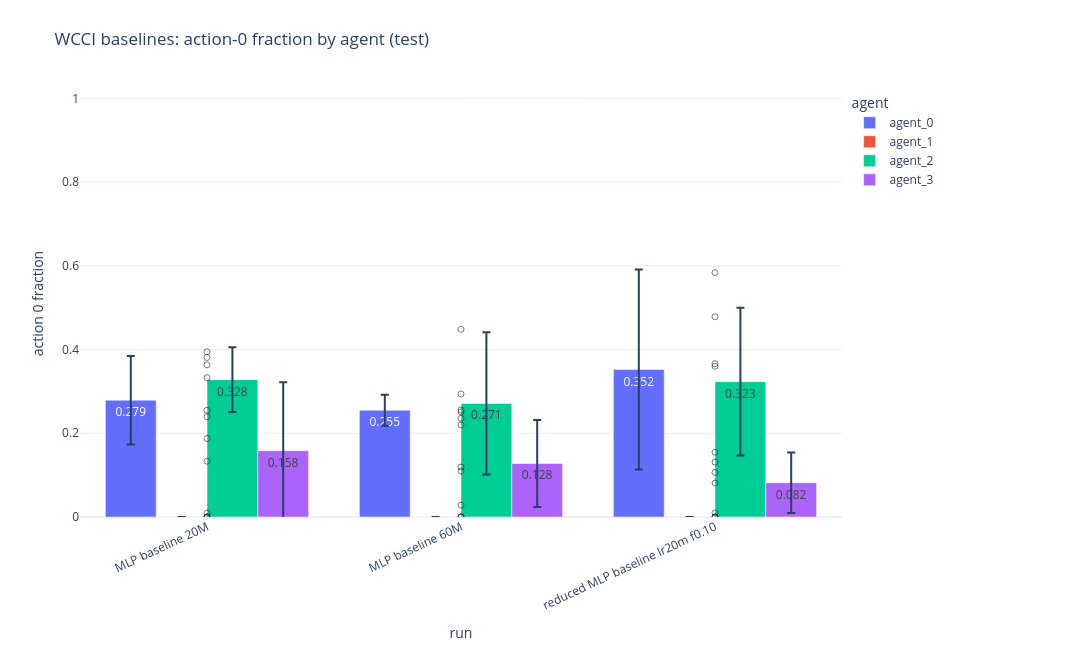
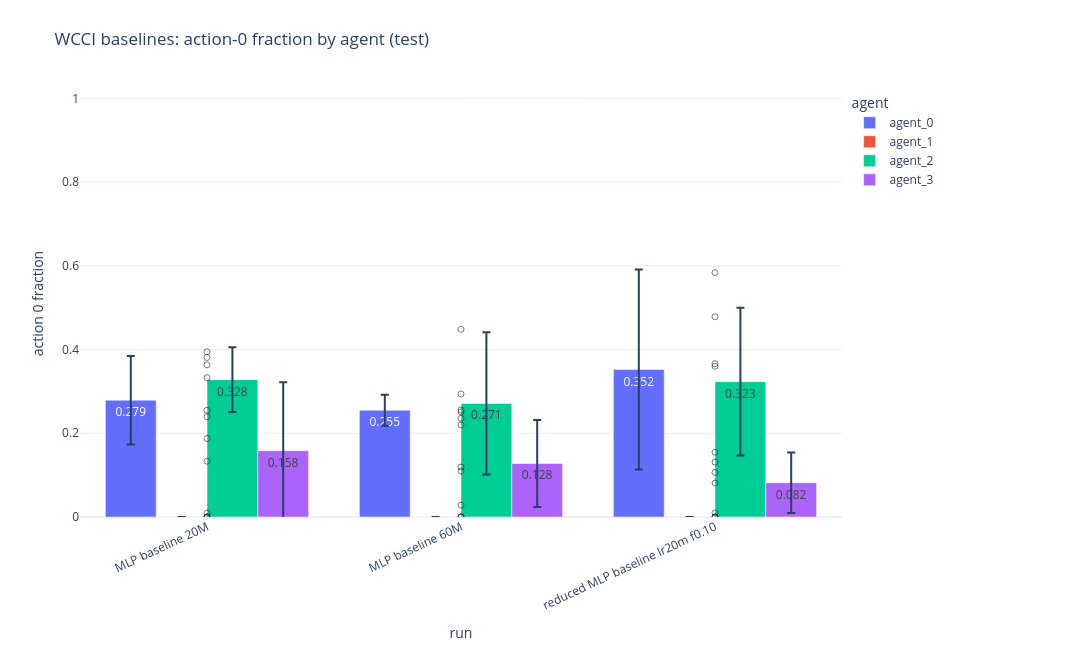

Write notebook code for charts like these, in order.
### Markdown cell above
## WCCI Baselines

### Code cell
fig_action0_baselines, action0_baselines_rows, action0_baselines_summary = plot_action0_by_agent(
    source_rows(action0_latest, "WCCI baselines"), WCCI_BASELINE_RUNS,
    title=f"WCCI baselines: action-0 fraction by agent ({ACTION_METRIC_SOURCE})",
    save_name=f"wcci_baselines_action0_{ACTION_METRIC_SOURCE}",
)
fig_action0_baselines

### Figure 1 — Plotly figure (JSON) as saved in the notebook; plotly's stock layout.template omitted (floating-point values rounded to 4 significant figures)
{"data": [{"alignmentgroup": "True", "customdata": [["wcci_mlp_baseline_72x576_20M", "agent_0", 0.1057, 3, [0, 1, 2], [19989504]], ["wcci_mlp_baseline_72x576_60M", "agent_0", 0.03714, 3, [0, 1, 2], [59968512]], ["wcci_reduced_mlp_baseline_72x576_lr20m_f010", "agent_0", 0.239, 3, [0, 1, 2], [59968512]]], "error_y": {"array": [0.1057, 0.03714, 0.239]}, "hovertemplate": "agent=%{customdata[1]}<br>run=%{x}<br>action 0 fraction=%{y:.4f}<br>text=%{text}<br>family=%{customdata[0]}<br>std_action0_fraction=%{customdata[2]:.4f}<br>n_seeds=%{customdata[3]}<br>seeds=%{customdata[4]}<br>selected_metric_steps=%{customdata[5]}<extra></extra>", "legendgroup": "agent_0", "marker": {"color": "#636efa", "pattern": {"shape": ""}}, "name": "agent_0", "offsetgroup": "agent_0", "orientation": "v", "showlegend": true, "text": ["0.279", "0.255", "0.352"], "textposition": "auto", "type": "bar", "x": ["MLP baseline 20M", "MLP baseline 60M", "reduced MLP baseline lr20m f0.10"], "xaxis": "x", "y": [0.2791, 0.255, 0.3522], "yaxis": "y"}, {"alignmentgroup": "True", "customdata": [["wcci_mlp_baseline_72x576_20M", "agent_1", 0, 3, [0, 1, 2], [19989504]], ["wcci_mlp_baseline_72x576_60M", "agent_1", 0, 3, [0, 1, 2], [59968512]], ["wcci_reduced_mlp_baseline_72x576_lr20m_f010", "agent_1", 0, 3, [0, 1, 2], [59968512]]], "error_y": {"array": [0.0, 0.0, 0.0]}, "hovertemplate": "agent=%{customdata[1]}<br>run=%{x}<br>action 0 fraction=%{y:.4f}<br>text=%{text}<br>family=%{customdata[0]}<br>std_action0_fraction=%{customdata[2]:.4f}<br>n_seeds=%{customdata[3]}<br>seeds=%{customdata[4]}<br>selected_metric_steps=%{customdata[5]}<extra></extra>", "legendgroup": "agent_1", "marker": {"color": "#EF553B", "pattern": {"shape": ""}}, "name": "agent_1", "offsetgroup": "agent_1", "orientation": "v", "showlegend": true, "text": ["0.000", "0.000", "0.000"], "textposition": "auto", "type": "bar", "x": ["MLP baseline 20M", "MLP baseline 60M", "reduced MLP baseline lr20m f0.10"], "xaxis": "x", "y": [0.0, 0.0, 0.0], "yaxis": "y"}, {"alignmentgroup": "True", "customdata": [["wcci_mlp_baseline_72x576_20M", "agent_2", 0.07717, 3, [0, 1, 2], [19989504]], ["wcci_mlp_baseline_72x576_60M", "agent_2", 0.1699, 3, [0, 1, 2], [59968512]], ["wcci_reduced_mlp_baseline_72x576_lr20m_f010", "agent_2", 0.1764, 3, [0, 1, 2], [59968512]]], "error_y": {"array": [0.07717, 0.1699, 0.1764]}, "hovertemplate": "agent=%{customdata[1]}<br>run=%{x}<br>action 0 fraction=%{y:.4f}<br>text=%{text}<br>family=%{customdata[0]}<br>std_action0_fraction=%{customdata[2]:.4f}<br>n_seeds=%{customdata[3]}<br>seeds=%{customdata[4]}<br>selected_metric_steps=%{customdata[5]}<extra></extra>", "legendgroup": "agent_2", "marker": {"color": "#00cc96", "pattern": {"shape": ""}}, "name": "agent_2", "offsetgroup": "agent_2", "orientation": "v", "showlegend": true, "text": ["0.328", "0.271", "0.323"], "textposition": "auto", "type": "bar", "x": ["MLP baseline 20M", "MLP baseline 60M", "reduced MLP baseline lr20m f0.10"], "xaxis": "x", "y": [0.3281, 0.2712, 0.3232], "yaxis": "y"}, {"alignmentgroup": "True", "customdata": [["wcci_mlp_baseline_72x576_20M", "agent_3", 0.1632, 3, [0, 1, 2], [19989504]], ["wcci_mlp_baseline_72x576_60M", "agent_3", 0.1039, 3, [0, 1, 2], [59968512]], ["wcci_reduced_mlp_baseline_72x576_lr20m_f010", "agent_3", 0.07236, 3, [0, 1, 2], [59968512]]], "error_y": {"array": [0.1632, 0.1039, 0.07236]}, "hovertemplate": "agent=%{customdata[1]}<br>run=%{x}<br>action 0 fraction=%{y:.4f}<br>text=%{text}<br>family=%{customdata[0]}<br>std_action0_fraction=%{customdata[2]:.4f}<br>n_seeds=%{customdata[3]}<br>seeds=%{customdata[4]}<br>selected_metric_steps=%{customdata[5]}<extra></extra>", "legendgroup": "agent_3", "marker": {"color": "#ab63fa", "pattern": {"shape": ""}}, "name": "agent_3", "offsetgroup": "agent_3", "orientation": "v", "showlegend": true, "text": ["0.158", "0.128", "0.082"], "textposition": "auto", "type": "bar", "x": ["MLP baseline 20M", "MLP baseline 60M", "reduced MLP baseline lr20m f0.10"], "xaxis": "x", "y": [0.1584, 0.1278, 0.08198], "yaxis": "y"}, {"customdata": [["wcci_mlp_baseline_72x576_20M_s0", "agent_0", 19989504], ["wcci_mlp_baseline_72x576_20M_s0", "agent_1", 19989504], ["wcci_mlp_baseline_72x576_20M_s0", "agent_2", 19989504], ["wcci_mlp_baseline_72x576_20M_s0", "agent_3", 19989504], ["wcci_mlp_baseline_72x576_60M_s0", "agent_0", 59968512], ["wcci_mlp_baseline_72x576_60M_s0", "agent_1", 59968512], ["wcci_mlp_baseline_72x576_60M_s0", "agent_2", 59968512], ["wcci_mlp_baseline_72x576_60M_s0", "agent_3", 59968512], ["wcci_reduced_mlp_baseline_72x576_lr20m_f010_s0", "agent_0", 59968512], ["wcci_reduced_mlp_baseline_72x576_lr20m_f010_s0", "agent_1", 59968512], ["wcci_reduced_mlp_baseline_72x576_lr20m_f010_s0", "agent_2", 59968512], ["wcci_reduced_mlp_baseline_72x576_lr20m_f010_s0", "agent_3", 59968512]], "hovertemplate": "run=%{customdata[0]}<br>agent=%{customdata[1]}<br>step=%{customdata[2]}<br>action0=%{y:.4f}<extra></extra>", "marker": {"color": "rgba(20,20,20,0.55)", "size": 6, "symbol": "circle-open"}, "mode": "markers", "name": "seed 0", "showlegend": false, "type": "scatter", "x": ["MLP baseline 20M", "MLP baseline 20M", "MLP baseline 20M", "MLP baseline 20M", "MLP baseline 60M", "MLP baseline 60M", "MLP baseline 60M", "MLP baseline 60M", "reduced MLP baseline lr20m f0.10", "reduced MLP baseline lr20m f0.10", "reduced MLP baseline lr20m f0.10", "reduced MLP baseline lr20m f0.10"], "y": [0.1875, 0.0, 0.2395, 0.3327, 0.2512, 0.0, 0.1097, 0.1194, 0.3663, 0.0, 0.4783, 0.08128]}, {"customdata": [["wcci_mlp_baseline_72x576_20M_s1", "agent_0", 19989504], ["wcci_mlp_baseline_72x576_20M_s1", "agent_1", 19989504], ["wcci_mlp_baseline_72x576_20M_s1", "agent_2", 19989504], ["wcci_mlp_baseline_72x576_20M_s1", "agent_3", 19989504], ["wcci_mlp_baseline_72x576_60M_s1", "agent_0", 59968512], ["wcci_mlp_baseline_72x576_60M_s1", "agent_1", 59968512], ["wcci_mlp_baseline_72x576_60M_s1", "agent_2", 59968512], ["wcci_mlp_baseline_72x576_60M_s1", "agent_3", 59968512], ["wcci_reduced_mlp_baseline_72x576_lr20m_f010_s1", "agent_0", 59968512], ["wcci_reduced_mlp_baseline_72x576_lr20m_f010_s1", "agent_1", 59968512], ["wcci_reduced_mlp_baseline_72x576_lr20m_f010_s1", "agent_2", 59968512], ["wcci_reduced_mlp_baseline_72x576_lr20m_f010_s1", "agent_3", 59968512]], "hovertemplate": "run=%{customdata[0]}<br>agent=%{customdata[1]}<br>step=%{customdata[2]}<br>action0=%{y:.4f}<extra></extra>", "marker": {"color": "rgba(20,20,20,0.55)", "size": 6, "symbol": "circle-open"}, "mode": "markers", "name": "seed 1", "showlegend": false, "type": "scatter", "x": ["MLP baseline 20M", "MLP baseline 20M", "MLP baseline 20M", "MLP baseline 20M", "MLP baseline 60M", "MLP baseline 60M", "MLP baseline 60M", "MLP baseline 60M", "reduced MLP baseline lr20m f0.10", "reduced MLP baseline lr20m f0.10", "reduced MLP baseline lr20m f0.10", "reduced MLP baseline lr20m f0.10"], "y": [0.3947, 0.0, 0.3635, 0.1333, 0.2938, 0.0, 0.4484, 0.02839, 0.5839, 0.0, 0.1313, 0.1547]}, {"customdata": [["wcci_mlp_baseline_72x576_20M_s2", "agent_0", 19989504], ["wcci_mlp_baseline_72x576_20M_s2", "agent_1", 19989504], ["wcci_mlp_baseline_72x576_20M_s2", "agent_2", 19989504], ["wcci_mlp_baseline_72x576_20M_s2", "agent_3", 19989504], ["wcci_mlp_baseline_72x576_60M_s2", "agent_0", 59968512], ["wcci_mlp_baseline_72x576_60M_s2", "agent_1", 59968512], ["wcci_mlp_baseline_72x576_60M_s2", "agent_2", 59968512], ["wcci_mlp_baseline_72x576_60M_s2", "agent_3", 59968512], ["wcci_reduced_mlp_baseline_72x576_lr20m_f010_s2", "agent_0", 59968512], ["wcci_reduced_mlp_baseline_72x576_lr20m_f010_s2", "agent_1", 59968512], ["wcci_reduced_mlp_baseline_72x576_lr20m_f010_s2", "agent_2", 59968512], ["wcci_reduced_mlp_baseline_72x576_lr20m_f010_s2", "agent_3", 59968512]], "hovertemplate": "run=%{customdata[0]}<br>agent=%{customdata[1]}<br>step=%{customdata[2]}<br>action0=%{y:.4f}<extra></extra>", "marker": {"color": "rgba(20,20,20,0.55)", "size": 6, "symbol": "circle-open"}, "mode": "markers", "name": "seed 2", "showlegend": false, "type": "scatter", "x": ["MLP baseline 20M", "MLP baseline 20M", "MLP baseline 20M", "MLP baseline 20M", "MLP baseline 60M", "MLP baseline 60M", "MLP baseline 60M", "MLP baseline 60M", "reduced MLP baseline lr20m f0.10", "reduced MLP baseline lr20m f0.10", "reduced MLP baseline lr20m f0.10", "reduced MLP baseline lr20m f0.10"], "y": [0.255, 0.0, 0.3812, 0.009293, 0.2198, 0.0, 0.2557, 0.2357, 0.1065, 0.0, 0.36, 0.009973]}], "layout": {"barmode": "group", "height": 650, "legend": {"orientation": "v", "title": {"text": "agent"}, "tracegroupgap": 0, "x": 1.01, "xanchor": "left", "y": 1, "yanchor": "top"}, "margin": {"b": 120, "l": 80, "r": 250, "t": 90}, "title": {"text": "WCCI baselines: action-0 fraction by agent (test)"}, "width": 1450, "xaxis": {"anchor": "y", "categoryarray": ["MLP baseline 20M", "MLP baseline 60M", "reduced MLP baseline lr20m f0.10"], "categoryorder": "array", "domain": [0, 1], "tickangle": -25, "title": {"text": "run"}}, "yaxis": {"anchor": "x", "domain": [0, 1], "range": [0, 1.02], "title": {"text": "action 0 fraction"}}}}

### Figure 2 — Plotly figure (JSON) as saved in the notebook; plotly's stock layout.template omitted (floating-point values rounded to 4 significant figures)
{"data": [{"alignmentgroup": "True", "customdata": [["wcci_mlp_baseline_72x576_20M", "agent_0", 0.1057, 3, [0, 1, 2], [19989504]], ["wcci_mlp_baseline_72x576_60M", "agent_0", 0.03714, 3, [0, 1, 2], [59968512]], ["wcci_reduced_mlp_baseline_72x576_lr20m_f010", "agent_0", 0.239, 3, [0, 1, 2], [59968512]]], "error_y": {"array": [0.1057, 0.03714, 0.239]}, "hovertemplate": "agent=%{customdata[1]}<br>run=%{x}<br>action 0 fraction=%{y:.4f}<br>text=%{text}<br>family=%{customdata[0]}<br>std_action0_fraction=%{customdata[2]:.4f}<br>n_seeds=%{customdata[3]}<br>seeds=%{customdata[4]}<br>selected_metric_steps=%{customdata[5]}<extra></extra>", "legendgroup": "agent_0", "marker": {"color": "#636efa", "pattern": {"shape": ""}}, "name": "agent_0", "offsetgroup": "agent_0", "orientation": "v", "showlegend": true, "text": ["0.279", "0.255", "0.352"], "textposition": "auto", "type": "bar", "x": ["MLP baseline 20M", "MLP baseline 60M", "reduced MLP baseline lr20m f0.10"], "xaxis": "x", "y": [0.2791, 0.255, 0.3522], "yaxis": "y"}, {"alignmentgroup": "True", "customdata": [["wcci_mlp_baseline_72x576_20M", "agent_1", 0, 3, [0, 1, 2], [19989504]], ["wcci_mlp_baseline_72x576_60M", "agent_1", 0, 3, [0, 1, 2], [59968512]], ["wcci_reduced_mlp_baseline_72x576_lr20m_f010", "agent_1", 0, 3, [0, 1, 2], [59968512]]], "error_y": {"array": [0.0, 0.0, 0.0]}, "hovertemplate": "agent=%{customdata[1]}<br>run=%{x}<br>action 0 fraction=%{y:.4f}<br>text=%{text}<br>family=%{customdata[0]}<br>std_action0_fraction=%{customdata[2]:.4f}<br>n_seeds=%{customdata[3]}<br>seeds=%{customdata[4]}<br>selected_metric_steps=%{customdata[5]}<extra></extra>", "legendgroup": "agent_1", "marker": {"color": "#EF553B", "pattern": {"shape": ""}}, "name": "agent_1", "offsetgroup": "agent_1", "orientation": "v", "showlegend": true, "text": ["0.000", "0.000", "0.000"], "textposition": "auto", "type": "bar", "x": ["MLP baseline 20M", "MLP baseline 60M", "reduced MLP baseline lr20m f0.10"], "xaxis": "x", "y": [0.0, 0.0, 0.0], "yaxis": "y"}, {"alignmentgroup": "True", "customdata": [["wcci_mlp_baseline_72x576_20M", "agent_2", 0.07717, 3, [0, 1, 2], [19989504]], ["wcci_mlp_baseline_72x576_60M", "agent_2", 0.1699, 3, [0, 1, 2], [59968512]], ["wcci_reduced_mlp_baseline_72x576_lr20m_f010", "agent_2", 0.1764, 3, [0, 1, 2], [59968512]]], "error_y": {"array": [0.07717, 0.1699, 0.1764]}, "hovertemplate": "agent=%{customdata[1]}<br>run=%{x}<br>action 0 fraction=%{y:.4f}<br>text=%{text}<br>family=%{customdata[0]}<br>std_action0_fraction=%{customdata[2]:.4f}<br>n_seeds=%{customdata[3]}<br>seeds=%{customdata[4]}<br>selected_metric_steps=%{customdata[5]}<extra></extra>", "legendgroup": "agent_2", "marker": {"color": "#00cc96", "pattern": {"shape": ""}}, "name": "agent_2", "offsetgroup": "agent_2", "orientation": "v", "showlegend": true, "text": ["0.328", "0.271", "0.323"], "textposition": "auto", "type": "bar", "x": ["MLP baseline 20M", "MLP baseline 60M", "reduced MLP baseline lr20m f0.10"], "xaxis": "x", "y": [0.3281, 0.2712, 0.3232], "yaxis": "y"}, {"alignmentgroup": "True", "customdata": [["wcci_mlp_baseline_72x576_20M", "agent_3", 0.1632, 3, [0, 1, 2], [19989504]], ["wcci_mlp_baseline_72x576_60M", "agent_3", 0.1039, 3, [0, 1, 2], [59968512]], ["wcci_reduced_mlp_baseline_72x576_lr20m_f010", "agent_3", 0.07236, 3, [0, 1, 2], [59968512]]], "error_y": {"array": [0.1632, 0.1039, 0.07236]}, "hovertemplate": "agent=%{customdata[1]}<br>run=%{x}<br>action 0 fraction=%{y:.4f}<br>text=%{text}<br>family=%{customdata[0]}<br>std_action0_fraction=%{customdata[2]:.4f}<br>n_seeds=%{customdata[3]}<br>seeds=%{customdata[4]}<br>selected_metric_steps=%{customdata[5]}<extra></extra>", "legendgroup": "agent_3", "marker": {"color": "#ab63fa", "pattern": {"shape": ""}}, "name": "agent_3", "offsetgroup": "agent_3", "orientation": "v", "showlegend": true, "text": ["0.158", "0.128", "0.082"], "textposition": "auto", "type": "bar", "x": ["MLP baseline 20M", "MLP baseline 60M", "reduced MLP baseline lr20m f0.10"], "xaxis": "x", "y": [0.1584, 0.1278, 0.08198], "yaxis": "y"}, {"customdata": [["wcci_mlp_baseline_72x576_20M_s0", "agent_0", 19989504], ["wcci_mlp_baseline_72x576_20M_s0", "agent_1", 19989504], ["wcci_mlp_baseline_72x576_20M_s0", "agent_2", 19989504], ["wcci_mlp_baseline_72x576_20M_s0", "agent_3", 19989504], ["wcci_mlp_baseline_72x576_60M_s0", "agent_0", 59968512], ["wcci_mlp_baseline_72x576_60M_s0", "agent_1", 59968512], ["wcci_mlp_baseline_72x576_60M_s0", "agent_2", 59968512], ["wcci_mlp_baseline_72x576_60M_s0", "agent_3", 59968512], ["wcci_reduced_mlp_baseline_72x576_lr20m_f010_s0", "agent_0", 59968512], ["wcci_reduced_mlp_baseline_72x576_lr20m_f010_s0", "agent_1", 59968512], ["wcci_reduced_mlp_baseline_72x576_lr20m_f010_s0", "agent_2", 59968512], ["wcci_reduced_mlp_baseline_72x576_lr20m_f010_s0", "agent_3", 59968512]], "hovertemplate": "run=%{customdata[0]}<br>agent=%{customdata[1]}<br>step=%{customdata[2]}<br>action0=%{y:.4f}<extra></extra>", "marker": {"color": "rgba(20,20,20,0.55)", "size": 6, "symbol": "circle-open"}, "mode": "markers", "name": "seed 0", "showlegend": false, "type": "scatter", "x": ["MLP baseline 20M", "MLP baseline 20M", "MLP baseline 20M", "MLP baseline 20M", "MLP baseline 60M", "MLP baseline 60M", "MLP baseline 60M", "MLP baseline 60M", "reduced MLP baseline lr20m f0.10", "reduced MLP baseline lr20m f0.10", "reduced MLP baseline lr20m f0.10", "reduced MLP baseline lr20m f0.10"], "y": [0.1875, 0.0, 0.2395, 0.3327, 0.2512, 0.0, 0.1097, 0.1194, 0.3663, 0.0, 0.4783, 0.08128]}, {"customdata": [["wcci_mlp_baseline_72x576_20M_s1", "agent_0", 19989504], ["wcci_mlp_baseline_72x576_20M_s1", "agent_1", 19989504], ["wcci_mlp_baseline_72x576_20M_s1", "agent_2", 19989504], ["wcci_mlp_baseline_72x576_20M_s1", "agent_3", 19989504], ["wcci_mlp_baseline_72x576_60M_s1", "agent_0", 59968512], ["wcci_mlp_baseline_72x576_60M_s1", "agent_1", 59968512], ["wcci_mlp_baseline_72x576_60M_s1", "agent_2", 59968512], ["wcci_mlp_baseline_72x576_60M_s1", "agent_3", 59968512], ["wcci_reduced_mlp_baseline_72x576_lr20m_f010_s1", "agent_0", 59968512], ["wcci_reduced_mlp_baseline_72x576_lr20m_f010_s1", "agent_1", 59968512], ["wcci_reduced_mlp_baseline_72x576_lr20m_f010_s1", "agent_2", 59968512], ["wcci_reduced_mlp_baseline_72x576_lr20m_f010_s1", "agent_3", 59968512]], "hovertemplate": "run=%{customdata[0]}<br>agent=%{customdata[1]}<br>step=%{customdata[2]}<br>action0=%{y:.4f}<extra></extra>", "marker": {"color": "rgba(20,20,20,0.55)", "size": 6, "symbol": "circle-open"}, "mode": "markers", "name": "seed 1", "showlegend": false, "type": "scatter", "x": ["MLP baseline 20M", "MLP baseline 20M", "MLP baseline 20M", "MLP baseline 20M", "MLP baseline 60M", "MLP baseline 60M", "MLP baseline 60M", "MLP baseline 60M", "reduced MLP baseline lr20m f0.10", "reduced MLP baseline lr20m f0.10", "reduced MLP baseline lr20m f0.10", "reduced MLP baseline lr20m f0.10"], "y": [0.3947, 0.0, 0.3635, 0.1333, 0.2938, 0.0, 0.4484, 0.02839, 0.5839, 0.0, 0.1313, 0.1547]}, {"customdata": [["wcci_mlp_baseline_72x576_20M_s2", "agent_0", 19989504], ["wcci_mlp_baseline_72x576_20M_s2", "agent_1", 19989504], ["wcci_mlp_baseline_72x576_20M_s2", "agent_2", 19989504], ["wcci_mlp_baseline_72x576_20M_s2", "agent_3", 19989504], ["wcci_mlp_baseline_72x576_60M_s2", "agent_0", 59968512], ["wcci_mlp_baseline_72x576_60M_s2", "agent_1", 59968512], ["wcci_mlp_baseline_72x576_60M_s2", "agent_2", 59968512], ["wcci_mlp_baseline_72x576_60M_s2", "agent_3", 59968512], ["wcci_reduced_mlp_baseline_72x576_lr20m_f010_s2", "agent_0", 59968512], ["wcci_reduced_mlp_baseline_72x576_lr20m_f010_s2", "agent_1", 59968512], ["wcci_reduced_mlp_baseline_72x576_lr20m_f010_s2", "agent_2", 59968512], ["wcci_reduced_mlp_baseline_72x576_lr20m_f010_s2", "agent_3", 59968512]], "hovertemplate": "run=%{customdata[0]}<br>agent=%{customdata[1]}<br>step=%{customdata[2]}<br>action0=%{y:.4f}<extra></extra>", "marker": {"color": "rgba(20,20,20,0.55)", "size": 6, "symbol": "circle-open"}, "mode": "markers", "name": "seed 2", "showlegend": false, "type": "scatter", "x": ["MLP baseline 20M", "MLP baseline 20M", "MLP baseline 20M", "MLP baseline 20M", "MLP baseline 60M", "MLP baseline 60M", "MLP baseline 60M", "MLP baseline 60M", "reduced MLP baseline lr20m f0.10", "reduced MLP baseline lr20m f0.10", "reduced MLP baseline lr20m f0.10", "reduced MLP baseline lr20m f0.10"], "y": [0.255, 0.0, 0.3812, 0.009293, 0.2198, 0.0, 0.2557, 0.2357, 0.1065, 0.0, 0.36, 0.009973]}], "layout": {"barmode": "group", "height": 650, "legend": {"orientation": "v", "title": {"text": "agent"}, "tracegroupgap": 0, "x": 1.01, "xanchor": "left", "y": 1, "yanchor": "top"}, "margin": {"b": 120, "l": 80, "r": 250, "t": 90}, "title": {"text": "WCCI baselines: action-0 fraction by agent (test)"}, "width": 1450, "xaxis": {"anchor": "y", "categoryarray": ["MLP baseline 20M", "MLP baseline 60M", "reduced MLP baseline lr20m f0.10"], "categoryorder": "array", "domain": [0, 1], "tickangle": -25, "title": {"text": "run"}}, "yaxis": {"anchor": "x", "domain": [0, 1], "range": [0, 1.02], "title": {"text": "action 0 fraction"}}}}
